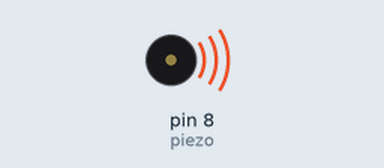
Recording of a sketch running on a simulated Arduino Uno, built with avr-gcc and run on an emulated ATmega328P. On the bench: buzzer (waves = sounding).

Above: at 0.2 s.
At 7.3 s:
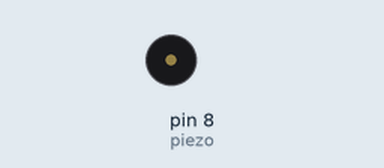
Timing chart, 0 to 9.8 s (numbered marks = the images above):
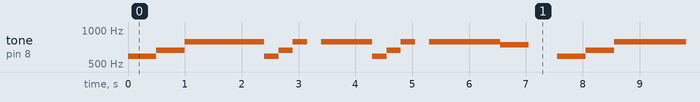

The sketch:

sketch_dec19d.ino
```cpp
int piezo = 8;
int tones[]={587, 659, 784, 784, 784, 784, 784, 784, 784, 784, 587, 659, 784, 0, 784, 784, 784, 784, 784, 784, 587, 659, 784, 0, 784, 784, 784, 784, 784, 784, 784, 784, 740, 740, 0, 587, 659, 784, 784, 784, 784, 784, 784, 784, 784, 587, 659, 784, 0, 784, 784, 784, 784, 784, 784, 587, 659, 784, 0, 784, 784, 784, 784, 784, 784, 784, 784, 740, 740, 0, 587, 659, 784, 784, 784, 784, 784, 784, 784, 784, 587, 659, 784, 0, 784, 784, 784, 784, 784, 784, 587, 659, 784, 0, 784, 784, 784, 784, 784, 784, 784, 784, 740, 740, 0, 587, 659, 784, 784, 784, 784, 784, 784, 784, 784, 587, 659, 784, 0, 784, 784, 784, 784, 784, 784, 587, 659, 784, 0, 784, 784, 784, 784, 784, 784, 784, 784, 740, 740, 0, 587, 659, 784, 784, 784, 784, 784, 784, 784, 784, 587, 659, 784, 0, 784, 784, 784, 784, 784, 784, 587, 659, 784, 0, 784, 784, 784, 784, 784, 784, 784, 784, 740, 740, 0, 587, 659, 784, 784, 784, 784, 784, 784, 784, 587, 659, 784, 0, 784, 784, 784, 784, 784, 784, 587, 659, 784, 0, 784, 784, 784, 784, 784, 784, 784, 784, 740, 740, 0};
int beats[]={10, 10, 5, 5, 5, 2.5, 2.5, 2.5, 2.5, 5, 5, 5, 5, 5, 5, 2.5, 2.5, 2.5, 2.5, 5, 5, 5, 5, 5, 5, 2.5, 2.5, 2.5, 2.5, 2.5, 5, 5, 5, 5, 10, 10, 10, 5, 5, 5, 2.5, 2.5, 2.5, 2.5, 5, 5, 5, 5, 5, 5, 2.5, 2.5, 2.5, 2.5, 5, 5, 5, 5, 5, 5, 2.5, 2.5, 2.5, 2.5, 2.5, 5, 5, 5, 5, 10, 10, 10, 5, 5, 5, 2.5, 2.5, 2.5, 2.5, 5, 5, 5, 5, 5, 5, 2.5, 2.5, 2.5, 2.5, 5, 5, 5, 5, 5, 5, 2.5, 2.5, 2.5, 2.5, 2.5, 5, 5, 5, 5, 10, 10, 10, 5, 5, 5, 2.5, 2.5, 2.5, 2.5, 5, 5, 5, 5, 5, 5, 2.5, 2.5, 2.5, 2.5, 5, 5, 5, 5, 5, 5, 2.5, 2.5, 2.5, 2.5, 2.5, 5, 5, 5, 5, 10, 10, 10, 5, 5, 5, 2.5, 2.5, 2.5, 2.5, 5, 5, 5, 5, 5, 5, 2.5, 2.5, 2.5, 2.5, 5, 5, 5, 5, 5, 5, 2.5, 2.5, 2.5, 2.5, 2.5, 5, 5, 5, 5, 10, 10, 10, 10, 5, 2.5, 2.5, 2.5, 2.5, 5, 5, 5, 5, 5, 5, 2.5, 2.5, 2.5, 2.5, 5, 5, 5, 5, 5, 5, 2.5, 2.5, 2.5, 2.5, 5, 5, 5, 5, 5, 10};
int tempo=100;
void setup() {

}

void loop() {
  // tone(핀번호, 진동수, 지속시간)
  for(int i = 0; i<sizeof(beats)/sizeof(int); i++){
   tone(piezo, tones[i]);
    delay(tempo/2*beats[i]);
  }
}
```

Measured:
- by itself, tone on pin 8 (piezo): repeats every 7.6 s: 659 Hz 0.50 s, 784 Hz 1.4 s, 587 Hz 0.25 s, 659 Hz 0.25 s, 784 Hz 0.25 s, silent 0.25 s, 784 Hz 0.90 s, 587 Hz 0.25 s, 659 Hz 0.25 s, 784 Hz 0.25 s, silent 0.25 s, 784 Hz 1.3 s, 740 Hz 0.50 s, silent 0.50 s, 587 Hz 0.50 s
